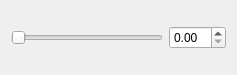
<?xml version="1.0" encoding="UTF-8"?>
<ui version="4.0">
 <class>JointController</class>
 <widget class="QWidget" name="JointController">
  <property name="geometry">
   <rect>
    <x>0</x>
    <y>0</y>
    <width>237</width>
    <height>75</height>
   </rect>
  </property>
  <property name="sizePolicy">
   <sizepolicy hsizetype="Maximum" vsizetype="Minimum">
    <horstretch>0</horstretch>
    <verstretch>0</verstretch>
   </sizepolicy>
  </property>
  <property name="minimumSize">
   <size>
    <width>0</width>
    <height>0</height>
   </size>
  </property>
  <property name="windowTitle">
   <string>Form</string>
  </property>
  <layout class="QHBoxLayout" name="horizontalLayout_2">
   <item>
    <widget class="QSlider" name="slider">
     <property name="orientation">
      <enum>Qt::Horizontal</enum>
     </property>
    </widget>
   </item>
   <item>
    <widget class="QDoubleSpinBox" name="spin"/>
   </item>
  </layout>
 </widget>
 <resources/>
 <connections/>
</ui>
